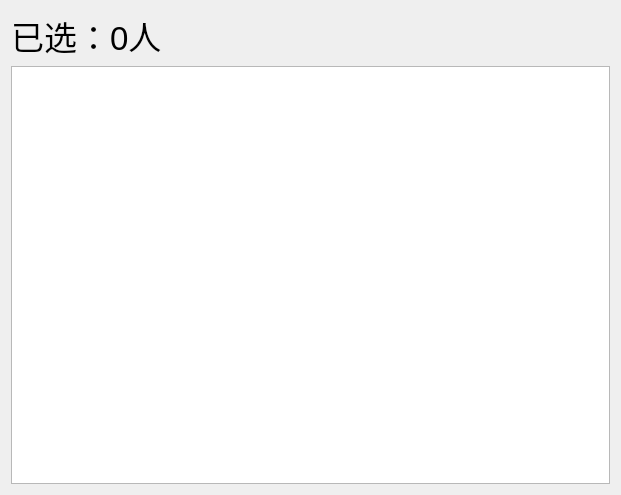
<?xml version="1.0" encoding="UTF-8"?>
<ui version="4.0">
 <class>selection</class>
 <widget class="QWidget" name="selection">
  <property name="geometry">
   <rect>
    <x>0</x>
    <y>0</y>
    <width>621</width>
    <height>495</height>
   </rect>
  </property>
  <property name="windowTitle">
   <string>Form</string>
  </property>
  <layout class="QGridLayout" name="gridLayout">
   <item row="0" column="0">
    <widget class="QLabel" name="label">
     <property name="font">
      <font>
       <pointsize>25</pointsize>
      </font>
     </property>
     <property name="text">
      <string>已选：0人</string>
     </property>
    </widget>
   </item>
   <item row="1" column="0">
    <widget class="QTableWidget" name="tableWidget"/>
   </item>
  </layout>
 </widget>
 <resources/>
 <connections/>
</ui>
